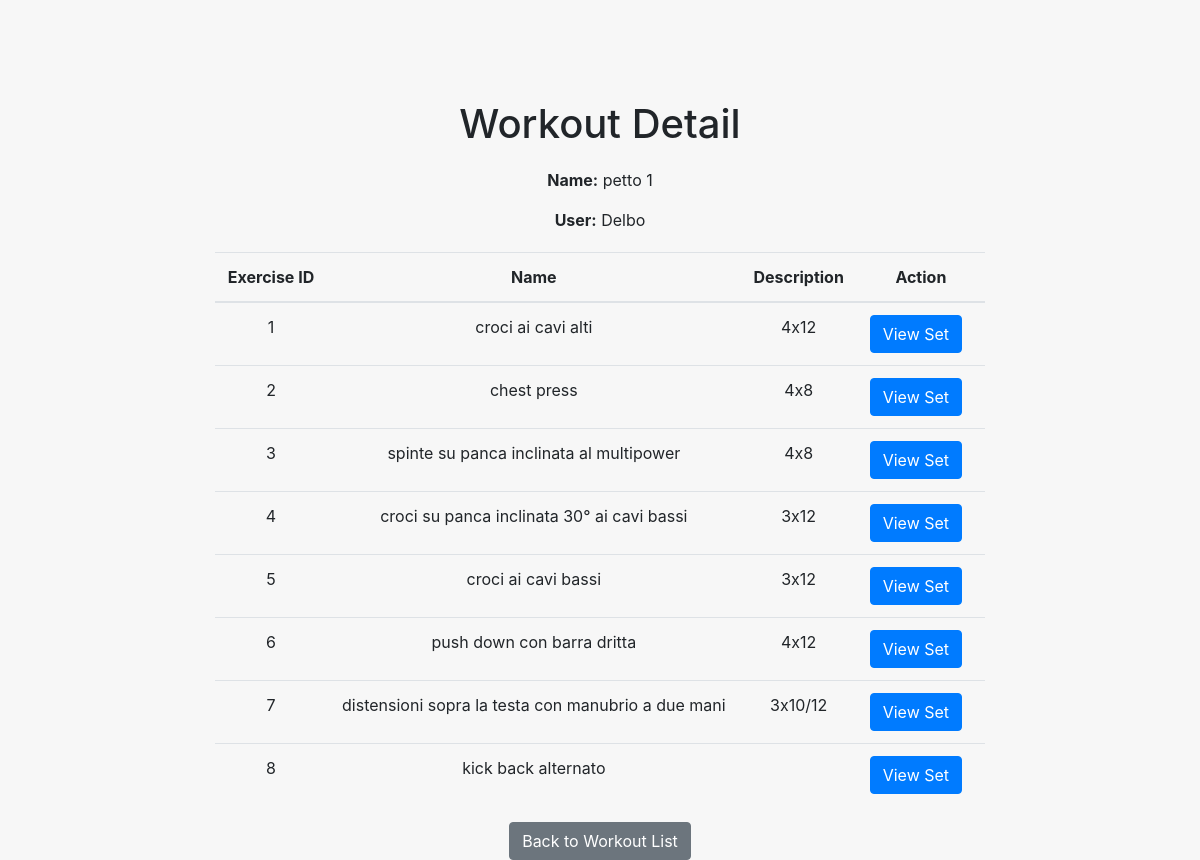
The page /workouts/get_exercises/26/ on the database its author committed.
### workouts/models.py (models this page shows)
class Workout(models.Model):
    id=models.AutoField(primary_key=True)
    user=models.ForeignKey('auth.User', on_delete=models.CASCADE)
    name=models.CharField(max_length=100)
    exercises=models.ManyToManyField(to='Exercise', related_name='esercizio')

class Exercise(models.Model):
    id=models.AutoField(primary_key=True)
    workout=models.ForeignKey('Workout', on_delete=models.CASCADE)
    nExercise=models.IntegerField()
    name = models.CharField(max_length=100)
    description=models.TextField(blank=True, null=True)
    sets=models.ManyToManyField(to='Set', related_name='serie')

### workouts/views.py (the view)
# urls.py: path('get_exercises/<int:workout_id>/',get_exercises,name='exercise_list'),
def get_exercises(request, workout_id):
    workout = Workout.objects.get(id=workout_id)
    exercises = Exercise.objects.filter(workout=workout)
    context = {
        'exercises': exercises,
        'workout': workout,
    }
    return render(request, 'get_exercises.html', context=context)

### templates/get_exercises.html (shortened to what this page needs)
<!DOCTYPE html>
<html>
<head>
    <link rel="stylesheet" href="https://stackpath.bootstrapcdn.com/bootstrap/4.5.0/css/bootstrap.min.css">
</head>
<body>
    <div class="container">
        <h1>Workout Detail</h1>
        <p><strong>Name:</strong> {{ workout.name }}</p>
        <p><strong>User:</strong> {{ workout.user.username }}</p>
        <table class="table">
            <thead>
                <tr>
                    <th>Exercise ID</th>
                    <th>Name</th>
                    <th>Description</th>
                    <th>Action</th>
                </tr>
            </thead>
            <tbody>
                {% for exercise in exercises %}
                    <tr>
                        <td>{{ exercise.nExercise }}</td>
                        <td>{{ exercise.name }}</td>
                        <td>{{ exercise.description }}</td>
                        <td>
                            <a href="{% url 'set_list' workout.id exercise.nExercise %}" class="btn btn-primary">View Set</a>
                        </td>
                    </tr>
                {% endfor %}
            </tbody>
        </table>
        <a href="{% url 'get_workouts' %}" class="btn btn-secondary">Back to Workout List</a>
    </div>
</body>
</html>

### templates/get_exercises.html (style rules this page uses)
body { background-color: #f7f7f7; }
.container { max-width: 800px; margin: 0 auto; margin-top: 100px; text-align: center; }
h1 { margin-bottom: 20px; }
table { margin-top: 20px; }
th, td { padding: 10px; }
.btn-primary { margin-right: 10px; }

### rows shown on the page
Workout: name "petto 1", user.username "Delbo"
Exercise: nExercise "1", name "croci ai cavi alti", description "4x12"
Exercise: nExercise "2", name "chest press", description "4x8"
Exercise: nExercise "3", name "spinte su panca inclinata al multipower", description "4x8"
Exercise: nExercise "4", name "croci su panca inclinata 30° ai cavi bassi", description "3x12"
Exercise: nExercise "5", name "croci ai cavi bassi", description "3x12"
Exercise: nExercise "6", name "push down con barra dritta", description "4x12"
Exercise: nExercise "7", name "distensioni sopra la testa con manubrio a due mani", description "3x10/12"
Exercise: nExercise "8", name "kick back alternato"
